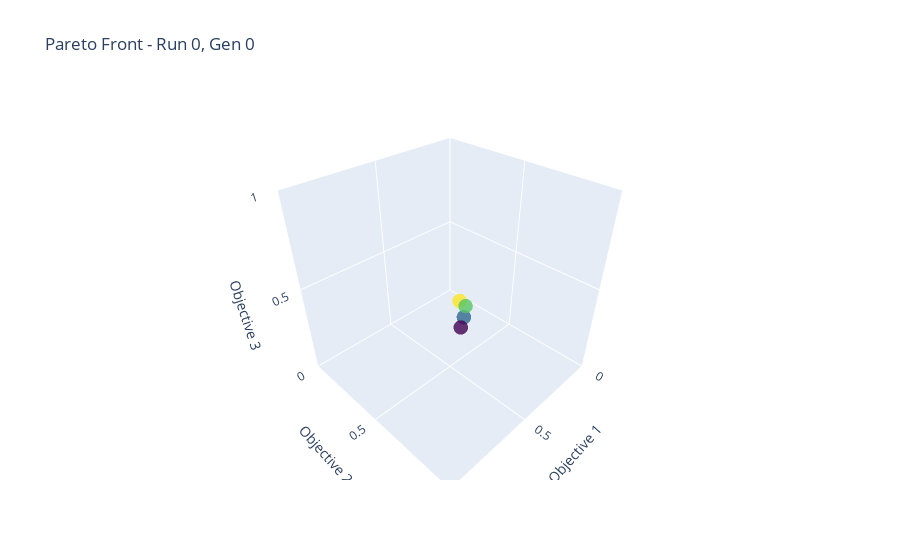
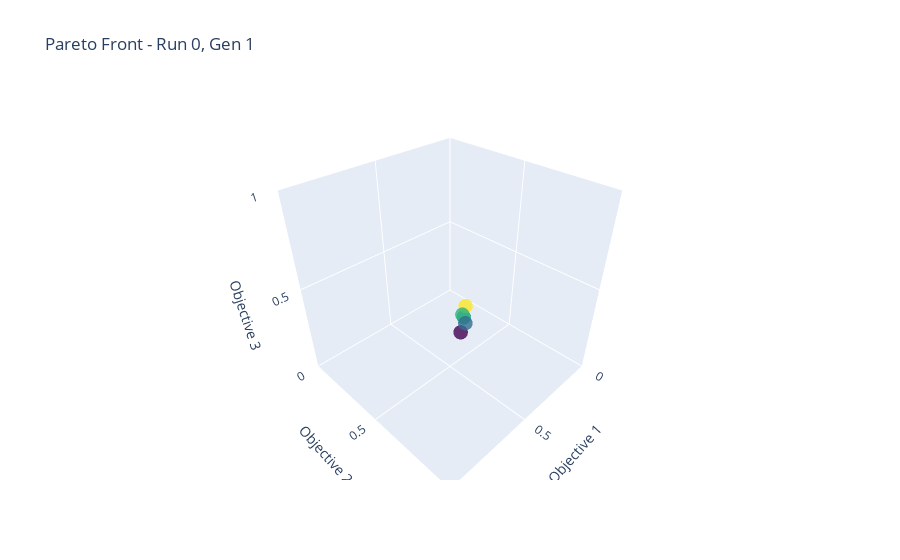
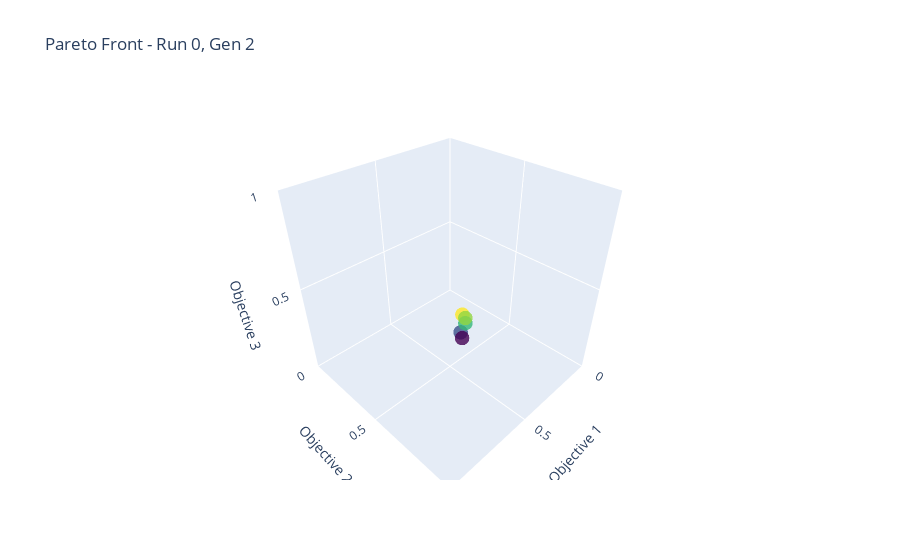
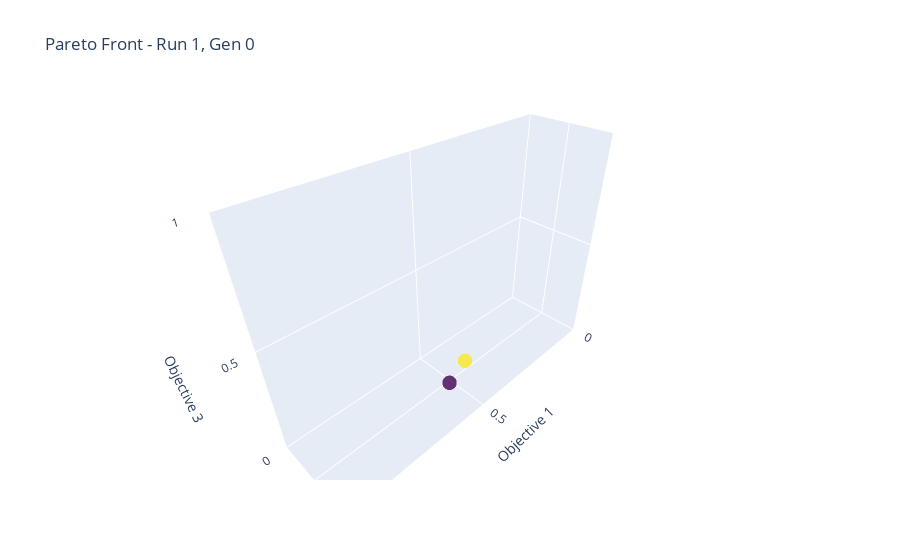

Notebook code for these charts, in order:
### Code cell
import plotly.graph_objects as go

# Choose a generation and run
# gen_idx = 0
# run_idx = 0

for run_idx in range(len(all_runs_fronts)):
    for gen_idx in range(len(all_runs_fronts[run_idx])):
        
        front = all_runs_fronts[run_idx][gen_idx]

        fig = go.Figure(data=[go.Scatter3d(
            x=front[:, 0],
            y=front[:, 1],
            z=front[:, 2],
            mode='markers',
            marker=dict(
                size=5,
                color=front[:, 2],  # Color by third objective
                colorscale='Viridis',
                opacity=0.8
            )
        )])

        # min_x = get_min_objective_value(run_idx, gen_idx, 0)
        # max_x = get_max_objective_value(run_idx, gen_idx, 0)
        # min_y = get_min_objective_value(run_idx, gen_idx, 1)
        # max_y = get_max_objective_value(run_idx, gen_idx, 1)
        # min_z = get_min_objective_value(run_idx, gen_idx, 2)
        # max_z = get_max_objective_value(run_idx, gen_idx, 2)
        
        min_x = 0
        min_y = 0
        min_z = 0

        max_x = 1
        max_y = 1
        max_z = 1

        fig.update_layout(
            title=f"Pareto Front - Run {run_idx}, Gen {gen_idx}",
            scene=dict(
                xaxis=dict(title="Objective 1", range=[min_x, max_x]),
                yaxis=dict(title="Objective 2", range=[min_y, max_y]),
                zaxis=dict(title="Objective 3", range=[min_z, max_z])
            )
        )

        fig.show()

### Figure 1 — Plotly figure (JSON) as saved in the notebook; plotly's stock layout.template omitted (floating-point values rounded to 4 significant figures)
{"data": [{"marker": {"color": [0.41, 0.51, 0.47, 0.36], "colorscale": [[0, "#440154"], [0.1111, "#482878"], [0.2222, "#3e4989"], [0.3333, "#31688e"], [0.4444, "#26828e"], [0.5556, "#1f9e89"], [0.6667, "#35b779"], [0.7778, "#6ece58"], [0.8889, "#b5de2b"], [1, "#fde725"]], "opacity": 0.8, "size": 5}, "mode": "markers", "type": "scatter3d", "x": [0.52, 0.54, 0.51, 0.54], "y": [0.61, 0.6, 0.61, 0.61], "z": [0.41, 0.51, 0.47, 0.36]}], "layout": {"scene": {"xaxis": {"range": [0, 1], "title": {"text": "Objective 1"}}, "yaxis": {"range": [0, 1], "title": {"text": "Objective 2"}}, "zaxis": {"range": [0, 1], "title": {"text": "Objective 3"}}}, "title": {"text": "Pareto Front - Run 0, Gen 0"}}}

### Figure 2 — Plotly figure (JSON) as saved in the notebook; plotly's stock layout.template omitted (floating-point values rounded to 4 significant figures)
{"data": [{"marker": {"color": [0.41, 0.47, 0.42, 0.33, 0.38], "colorscale": [[0, "#440154"], [0.1111, "#482878"], [0.2222, "#3e4989"], [0.3333, "#31688e"], [0.4444, "#26828e"], [0.5556, "#1f9e89"], [0.6667, "#35b779"], [0.7778, "#6ece58"], [0.8889, "#b5de2b"], [1, "#fde725"]], "opacity": 0.8, "size": 5}, "mode": "markers", "type": "scatter3d", "x": [0.52, 0.51, 0.52, 0.54, 0.52], "y": [0.61, 0.61, 0.6, 0.61, 0.62], "z": [0.41, 0.47, 0.42, 0.33, 0.38]}], "layout": {"scene": {"xaxis": {"range": [0, 1], "title": {"text": "Objective 1"}}, "yaxis": {"range": [0, 1], "title": {"text": "Objective 2"}}, "zaxis": {"range": [0, 1], "title": {"text": "Objective 3"}}}, "title": {"text": "Pareto Front - Run 0, Gen 1"}}}

### Figure 3 — Plotly figure (JSON) as saved in the notebook; plotly's stock layout.template omitted (floating-point values rounded to 4 significant figures)
{"data": [{"marker": {"color": [0.42, 0.33, 0.38, 0.3, 0.4], "colorscale": [[0, "#440154"], [0.1111, "#482878"], [0.2222, "#3e4989"], [0.3333, "#31688e"], [0.4444, "#26828e"], [0.5556, "#1f9e89"], [0.6667, "#35b779"], [0.7778, "#6ece58"], [0.8889, "#b5de2b"], [1, "#fde725"]], "opacity": 0.8, "size": 5}, "mode": "markers", "type": "scatter3d", "x": [0.52, 0.54, 0.52, 0.54, 0.51], "y": [0.6, 0.61, 0.62, 0.62, 0.61], "z": [0.42, 0.33, 0.38, 0.3, 0.4]}], "layout": {"scene": {"xaxis": {"range": [0, 1], "title": {"text": "Objective 1"}}, "yaxis": {"range": [0, 1], "title": {"text": "Objective 2"}}, "zaxis": {"range": [0, 1], "title": {"text": "Objective 3"}}}, "title": {"text": "Pareto Front - Run 0, Gen 2"}}}

### Figure 4 — Plotly figure (JSON) as saved in the notebook; plotly's stock layout.template omitted (floating-point values rounded to 4 significant figures)
{"data": [{"marker": {"color": [0.15, 0.2], "colorscale": [[0, "#440154"], [0.1111, "#482878"], [0.2222, "#3e4989"], [0.3333, "#31688e"], [0.4444, "#26828e"], [0.5556, "#1f9e89"], [0.6667, "#35b779"], [0.7778, "#6ece58"], [0.8889, "#b5de2b"], [1, "#fde725"]], "opacity": 0.8, "size": 5}, "mode": "markers", "type": "scatter3d", "x": [0.58, 0.51], "y": [0.77, 0.75], "z": [0.15, 0.2]}], "layout": {"scene": {"xaxis": {"range": [0, 1], "title": {"text": "Objective 1"}}, "yaxis": {"range": [0, 1], "title": {"text": "Objective 2"}}, "zaxis": {"range": [0, 1], "title": {"text": "Objective 3"}}}, "title": {"text": "Pareto Front - Run 1, Gen 0"}}}
